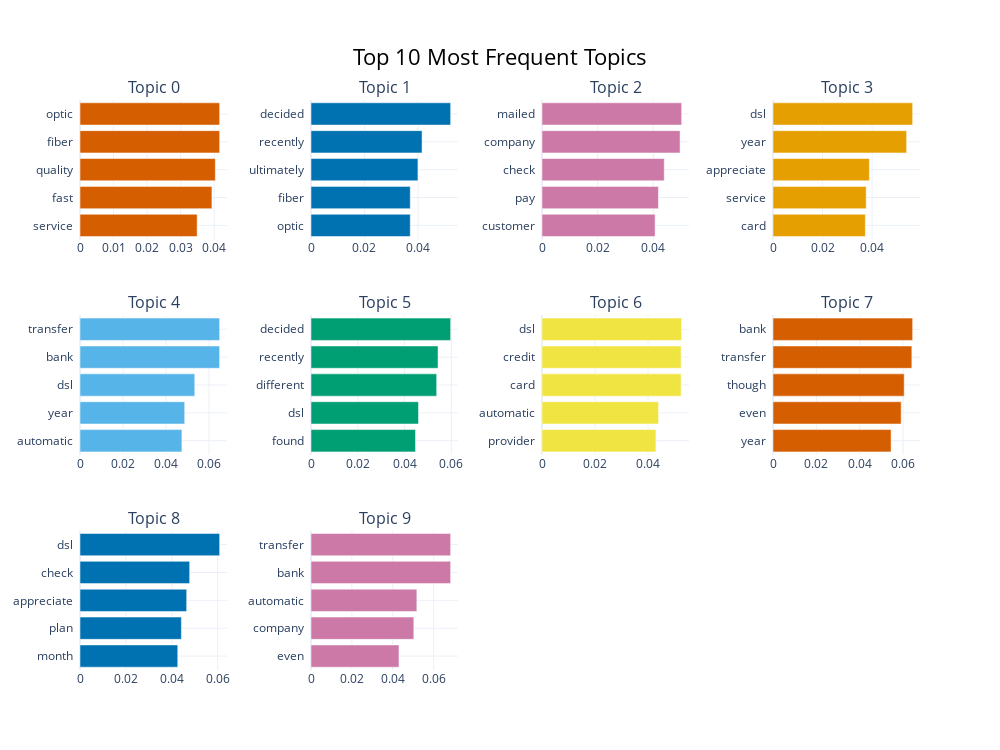

Notebook code cell kept with this figure:
### Code cell
import pandas as pd
import numpy as np
import re
import nltk
from nltk.corpus import stopwords
from nltk.stem import WordNetLemmatizer
from bertopic import BERTopic
import joblib
import warnings

# --- Setup ---
warnings.filterwarnings('ignore')
print("--- Setup: Loading libraries ---")

# Download necessary NLTK data (only needs to be done once per environment)
try:
    stopwords.words('english')
except LookupError:
    print("Downloading NLTK stopwords...")
    nltk.download('stopwords')
try:
    nltk.data.find('wordnet')
except LookupError:
    print("Downloading NLTK WordNet...")
    nltk.download('wordnet')
print("NLTK resources are ready. ✓")


# --- 1. Load Data ---
print("\n--- 1. Loading Data ---")
try:
    df = pd.read_csv('telco_churn_with_all_feedback.csv')
    df['CustomerFeedback'].fillna('', inplace=True)
    print("Data loaded successfully.")
except FileNotFoundError:
    print("Error: 'telco_churn_with_all_feedback.csv' not found.")
    exit()

# --- 2. Comprehensive Text Preprocessing ---
print("\n--- 2. Performing Text Preprocessing for Topic Modeling ---")
lemmatizer = WordNetLemmatizer()
stop_words = set(stopwords.words('english'))

def preprocess_for_topic_modeling(text):
    """
    Cleans, tokenizes, removes stopwords, and lemmatizes text.
    """
    if not isinstance(text, str):
        return ""
    text = text.lower()
    text = re.sub(r'[^\w\s]', '', text) # remove punctuation
    text = re.sub(r'\d+', '', text) # remove numbers
    tokens = text.split()
    # Lemmatize and remove stop words
    tokens = [lemmatizer.lemmatize(word) for word in tokens if word not in stop_words]
    return ' '.join(tokens)

# Apply the preprocessing to the feedback column
print("Applying preprocessing to 'CustomerFeedback' column...")
df['ProcessedFeedback'] = df['CustomerFeedback'].apply(preprocess_for_topic_modeling)
print("Text preprocessing complete.")
print("Sample of preprocessed feedback:")
print(df[['CustomerFeedback', 'ProcessedFeedback']].head())


# --- 3. Train BERTopic Model ---
print("\n--- 3. Training BERTopic Model ---")
# We will use a subset of the data for faster training in this environment.
# On a more powerful machine, you could use the full dataset.
feedback_docs = df['ProcessedFeedback'][df['ProcessedFeedback'] != ''].tolist()
sample_docs = feedback_docs[:] # Using a sample of 2000 for speed

print(f"Training topic model on {len(sample_docs)} documents...")
# Initialize BERTopic. We set min_topic_size to control the number of topics.
topic_model = BERTopic(language="english", calculate_probabilities=True, min_topic_size=30, verbose=False)

# Fit the model and transform the documents to get topic assignments
topics, probs = topic_model.fit_transform(sample_docs)
print("Topic modeling complete. ✓")


# --- 4. Analyze and Visualize Topics ---
print("\n--- 4. Analyzing Discovered Topics ---")

# Get the main topic information (frequency, name, etc.)
# Topic -1 is for outliers (documents that couldn't be assigned to a specific topic)
topic_info = topic_model.get_topic_info()
print("Top 10 Discovered Topics:")
print(topic_info.head(11))

# Visualize the most frequent topics
print("\nGenerating Topic Frequency Bar Chart...")
# We visualize the top 10 topics excluding the outlier topic (-1)
topic_model.visualize_barchart(top_n_topics=10, n_words=5, title="Top 10 Most Frequent Topics").show()


# --- 5. Save the Topic Model and Results ---
print("\n--- 5. Saving Topic Model and Data ---")

# For demonstration, we'll assign topics back to the sampled part of the dataframe
df_sample = df[df['ProcessedFeedback'] != ''].iloc[:].copy()
df_sample['Topic'] = topics

# Save the topic model using joblib for consistency
joblib.dump(topic_model, 'bertopic_model.pkl')
print("BERTopic model saved to 'bertopic_model.pkl'")

# Save the sample dataframe with topic assignments
df_sample.to_csv('telco_churn_with_topics_sample.csv', index=False)
print("Sample data with topics saved to 'telco_churn_with_topics_sample.csv'")

print("\nTopic modeling process is complete.")

### Figure 1 — Plotly figure (JSON) as saved in the notebook; plotly's stock layout.template omitted (floating-point values rounded to 4 significant figures)
{"data": [{"marker": {"color": "#D55E00"}, "orientation": "h", "type": "bar", "x": [0.03491, 0.03932, 0.04033, 0.04162, 0.04162], "xaxis": "x", "y": ["service  ", "fast  ", "quality  ", "fiber  ", "optic  "], "yaxis": "y"}, {"marker": {"color": "#0072B2"}, "orientation": "h", "type": "bar", "x": [0.03712, 0.03712, 0.04, 0.04154, 0.05223], "xaxis": "x2", "y": ["optic  ", "fiber  ", "ultimately  ", "recently  ", "decided  "], "yaxis": "y2"}, {"marker": {"color": "#CC79A7"}, "orientation": "h", "type": "bar", "x": [0.04065, 0.04183, 0.04393, 0.04962, 0.05019], "xaxis": "x3", "y": ["customer  ", "pay  ", "check  ", "company  ", "mailed  "], "yaxis": "y3"}, {"marker": {"color": "#E69F00"}, "orientation": "h", "type": "bar", "x": [0.03727, 0.03761, 0.03888, 0.05392, 0.05636], "xaxis": "x4", "y": ["card  ", "service  ", "appreciate  ", "year  ", "dsl  "], "yaxis": "y4"}, {"marker": {"color": "#56B4E9"}, "orientation": "h", "type": "bar", "x": [0.04738, 0.04867, 0.05337, 0.06491, 0.06493], "xaxis": "x5", "y": ["automatic  ", "year  ", "dsl  ", "bank  ", "transfer  "], "yaxis": "y5"}, {"marker": {"color": "#009E73"}, "orientation": "h", "type": "bar", "x": [0.04469, 0.04597, 0.05374, 0.05432, 0.05972], "xaxis": "x6", "y": ["found  ", "dsl  ", "different  ", "recently  ", "decided  "], "yaxis": "y6"}, {"marker": {"color": "#F0E442"}, "orientation": "h", "type": "bar", "x": [0.04296, 0.04398, 0.05249, 0.05249, 0.05268], "xaxis": "x7", "y": ["provider  ", "automatic  ", "card  ", "credit  ", "dsl  "], "yaxis": "y7"}, {"marker": {"color": "#D55E00"}, "orientation": "h", "type": "bar", "x": [0.05447, 0.05913, 0.06052, 0.06405, 0.06442], "xaxis": "x8", "y": ["year  ", "even  ", "though  ", "transfer  ", "bank  "], "yaxis": "y8"}, {"marker": {"color": "#0072B2"}, "orientation": "h", "type": "bar", "x": [0.04262, 0.04419, 0.04651, 0.04781, 0.06088], "xaxis": "x9", "y": ["month  ", "plan  ", "appreciate  ", "check  ", "dsl  "], "yaxis": "y9"}, {"marker": {"color": "#CC79A7"}, "orientation": "h", "type": "bar", "x": [0.04304, 0.0503, 0.05179, 0.0683, 0.06832], "xaxis": "x10", "y": ["even  ", "company  ", "automatic  ", "bank  ", "transfer  "], "yaxis": "y10"}], "layout": {"annotations": [{"font": {"size": 16}, "showarrow": false, "text": "Topic 0", "x": 0.0875, "xanchor": "center", "xref": "paper", "y": 1, "yanchor": "bottom", "yref": "paper"}, {"font": {"size": 16}, "showarrow": false, "text": "Topic 1", "x": 0.3625, "xanchor": "center", "xref": "paper", "y": 1, "yanchor": "bottom", "yref": "paper"}, {"font": {"size": 16}, "showarrow": false, "text": "Topic 2", "x": 0.6375, "xanchor": "center", "xref": "paper", "y": 1, "yanchor": "bottom", "yref": "paper"}, {"font": {"size": 16}, "showarrow": false, "text": "Topic 3", "x": 0.9125, "xanchor": "center", "xref": "paper", "y": 1, "yanchor": "bottom", "yref": "paper"}, {"font": {"size": 16}, "showarrow": false, "text": "Topic 4", "x": 0.0875, "xanchor": "center", "xref": "paper", "y": 0.6222, "yanchor": "bottom", "yref": "paper"}, {"font": {"size": 16}, "showarrow": false, "text": "Topic 5", "x": 0.3625, "xanchor": "center", "xref": "paper", "y": 0.6222, "yanchor": "bottom", "yref": "paper"}, {"font": {"size": 16}, "showarrow": false, "text": "Topic 6", "x": 0.6375, "xanchor": "center", "xref": "paper", "y": 0.6222, "yanchor": "bottom", "yref": "paper"}, {"font": {"size": 16}, "showarrow": false, "text": "Topic 7", "x": 0.9125, "xanchor": "center", "xref": "paper", "y": 0.6222, "yanchor": "bottom", "yref": "paper"}, {"font": {"size": 16}, "showarrow": false, "text": "Topic 8", "x": 0.0875, "xanchor": "center", "xref": "paper", "y": 0.2444, "yanchor": "bottom", "yref": "paper"}, {"font": {"size": 16}, "showarrow": false, "text": "Topic 9", "x": 0.3625, "xanchor": "center", "xref": "paper", "y": 0.2444, "yanchor": "bottom", "yref": "paper"}], "height": 750, "hoverlabel": {"bgcolor": "white", "font": {"family": "Rockwell", "size": 16}}, "showlegend": false, "title": {"font": {"color": "Black", "size": 22}, "text": "Top 10 Most Frequent Topics", "x": 0.5, "xanchor": "center", "yanchor": "top"}, "width": 1000, "xaxis": {"anchor": "y", "domain": [0, 0.175], "showgrid": true}, "xaxis10": {"anchor": "y10", "domain": [0.275, 0.45], "showgrid": true}, "xaxis11": {"anchor": "y11", "domain": [0.55, 0.725], "showgrid": true}, "xaxis12": {"anchor": "y12", "domain": [0.825, 1], "showgrid": true}, "xaxis2": {"anchor": "y2", "domain": [0.275, 0.45], "showgrid": true}, "xaxis3": {"anchor": "y3", "domain": [0.55, 0.725], "showgrid": true}, "xaxis4": {"anchor": "y4", "domain": [0.825, 1], "showgrid": true}, "xaxis5": {"anchor": "y5", "domain": [0, 0.175], "showgrid": true}, "xaxis6": {"anchor": "y6", "domain": [0.275, 0.45], "showgrid": true}, "xaxis7": {"anchor": "y7", "domain": [0.55, 0.725], "showgrid": true}, "xaxis8": {"anchor": "y8", "domain": [0.825, 1], "showgrid": true}, "xaxis9": {"anchor": "y9", "domain": [0, 0.175], "showgrid": true}, "yaxis": {"anchor": "x", "domain": [0.7556, 1], "showgrid": true}, "yaxis10": {"anchor": "x10", "domain": [0, 0.2444], "showgrid": true}, "yaxis11": {"anchor": "x11", "domain": [0, 0.2444], "showgrid": true}, "yaxis12": {"anchor": "x12", "domain": [0, 0.2444], "showgrid": true}, "yaxis2": {"anchor": "x2", "domain": [0.7556, 1], "showgrid": true}, "yaxis3": {"anchor": "x3", "domain": [0.7556, 1], "showgrid": true}, "yaxis4": {"anchor": "x4", "domain": [0.7556, 1], "showgrid": true}, "yaxis5": {"anchor": "x5", "domain": [0.3778, 0.6222], "showgrid": true}, "yaxis6": {"anchor": "x6", "domain": [0.3778, 0.6222], "showgrid": true}, "yaxis7": {"anchor": "x7", "domain": [0.3778, 0.6222], "showgrid": true}, "yaxis8": {"anchor": "x8", "domain": [0.3778, 0.6222], "showgrid": true}, "yaxis9": {"anchor": "x9", "domain": [0, 0.2444], "showgrid": true}}}
